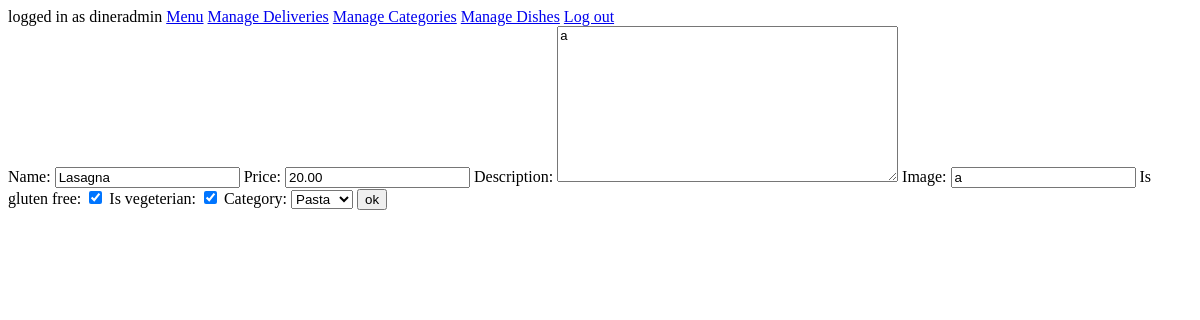
Before: /backoffice/dishes/edit/2 (signed in) with the older database file.
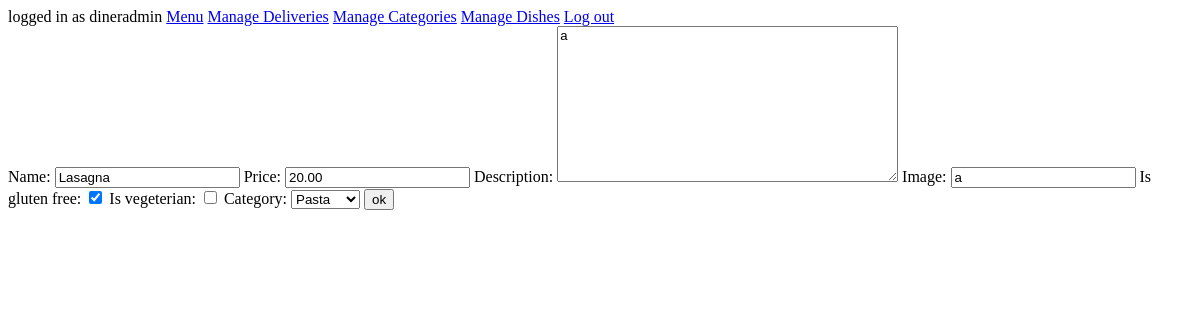
After: the same page with the newer database file.
### main/models.py (models this page shows, shortened)
class Dish(models.Model):
    name = models.CharField(max_length=500, blank=False)
    price = models.DecimalField(max_digits=5, decimal_places=2, blank=False)
    description = models.TextField(blank=False)
    image = models.CharField(max_length=500)
    is_gluten_free = models.BooleanField(default=False)
    is_vegeterian = models.BooleanField(default=False)
    category = models.ForeignKey(Category, on_delete=models.CASCADE)

class Category(models.Model):
    name = models.CharField(max_length=200, blank=False, unique=True)
    image = models.CharField(max_length=500)
    def __str__(self):
        return self.name

### manage_dishes/views.py (the view)
# urls.py: path('edit/<int:id>', views.edit_dish, name="edit_dish"),
@staff_member_required(login_url='backoffice_login')
def edit_dish(request, id):
    dish = Dish.objects.get(id=id)
    form = DishForm(instance=dish)
    if request.method == 'POST':
        form = DishForm(request.POST, instance=dish)
        if form.is_valid():
            form.save()
            return redirect('show_dishes')
    return render(request, 'dishes/edit_dish.html', {'form':form, 'dish':dish})

### manage_dishes/forms.py
class DishForm(ModelForm):
    class Meta:
        model = Dish
        fields = ['name', 'price', 'description', 'image', 'is_gluten_free', 'is_vegeterian', 'category']

### manage_dishes/templates/dishes/edit_dish.html (shortened to what this page needs)
{% extends 'dishes/layout.html' %}
{% block dishes-content %}
<form action="{% url 'edit_dish' id=dish.id %}" method="POST" novalidate>
    {{form}}
    <input type="submit" value="ok">
</form>
{% endblock dishes-content %}

Changed rows visible on the page:
changed Dish "Pasta": is_vegeterian "☑" → "☐"
